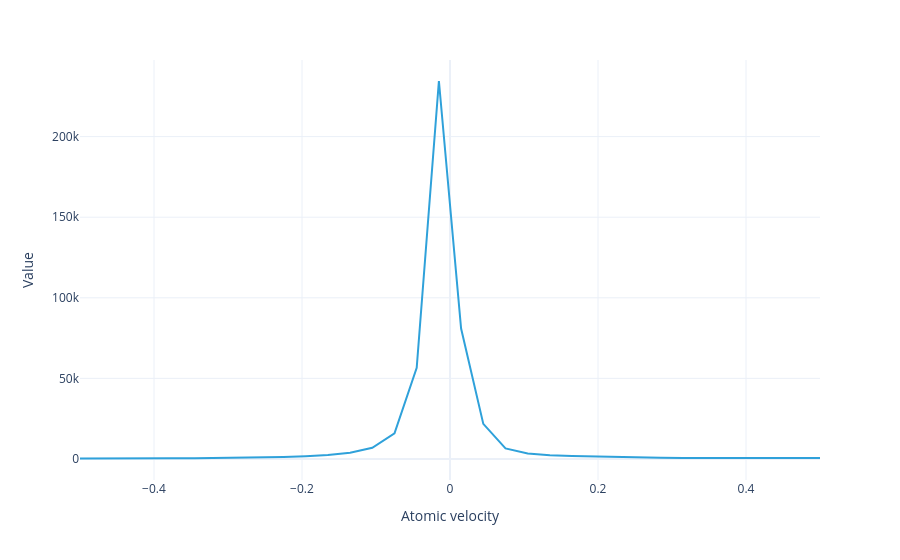

The notebook cell saved with this chart:
### Markdown cell above
`XarrayVectorArray` objects have built-in visualization routines. Plot the velocity distribution of return flux:

### Code cell
flux.visualize(xaxis_range=(-.5, .5))

### Figure 1 — Plotly figure (JSON) as saved in the notebook; plotly's stock layout.template omitted (floating-point values rounded to 4 significant figures; data arrays with more than 128 entries replaced by an {"elided": "..."} marker saying what was removed)
{"data": [{"hovertemplate": "Atomic velocity=%{x}<br>Value=%{y}<extra></extra>", "legendgroup": "", "line": {"color": "#2fa1da", "dash": "solid"}, "marker": {"symbol": "circle"}, "mode": "lines", "name": "", "orientation": "v", "showlegend": false, "type": "scatter", "x": {"elided": "200 float values"}, "xaxis": "x", "y": {"elided": "200 float values"}, "yaxis": "y"}], "layout": {"legend": {"title": {}, "tracegroupgap": 0}, "margin": {"t": 60}, "xaxis": {"anchor": "y", "domain": [0, 1], "range": [-0.5, 0.5], "title": {"text": "Atomic velocity"}}, "yaxis": {"anchor": "x", "domain": [0, 1], "title": {"text": "Value"}}}}
